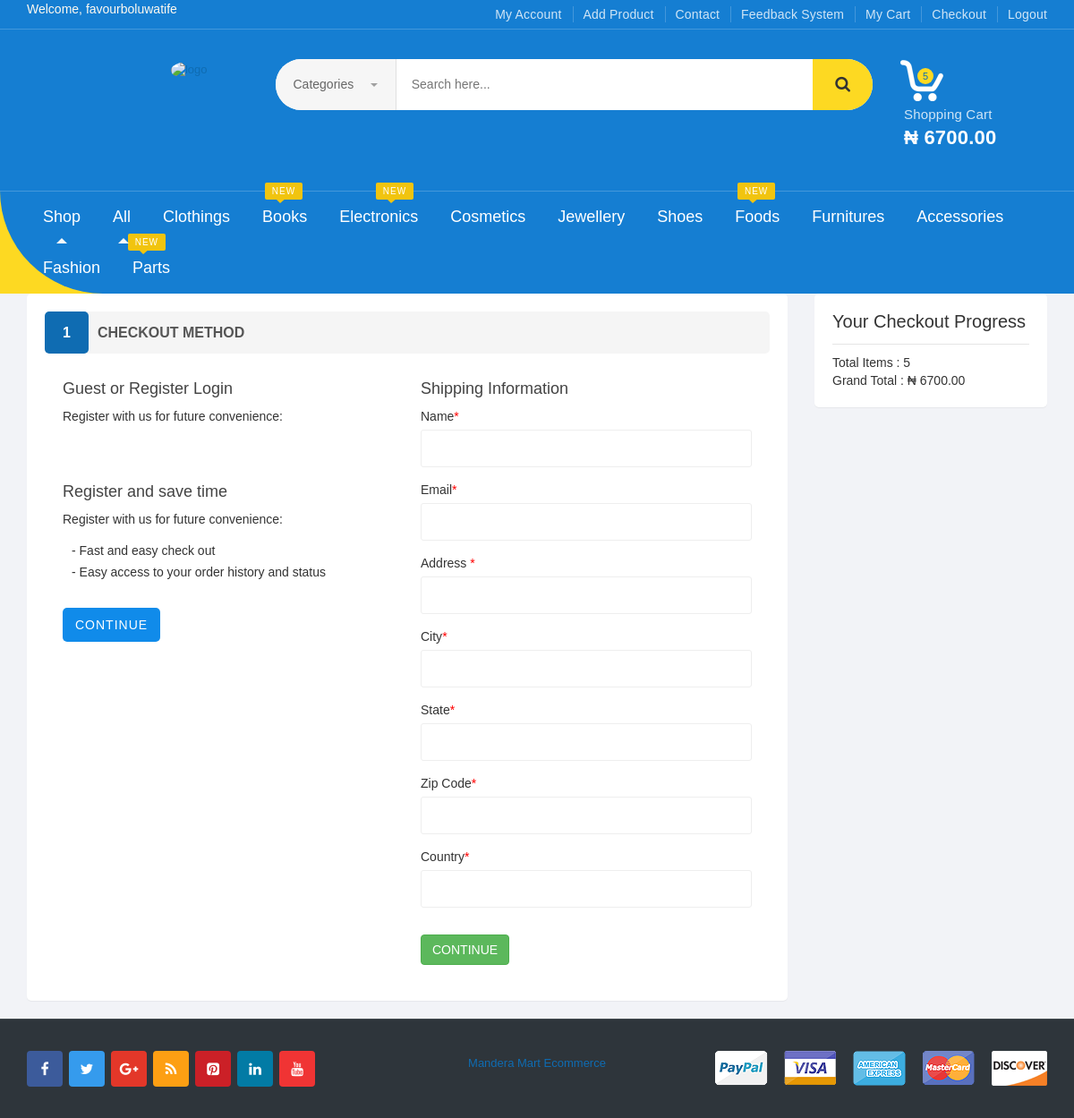
Before: /checkout/ (signed in) with the older database file.
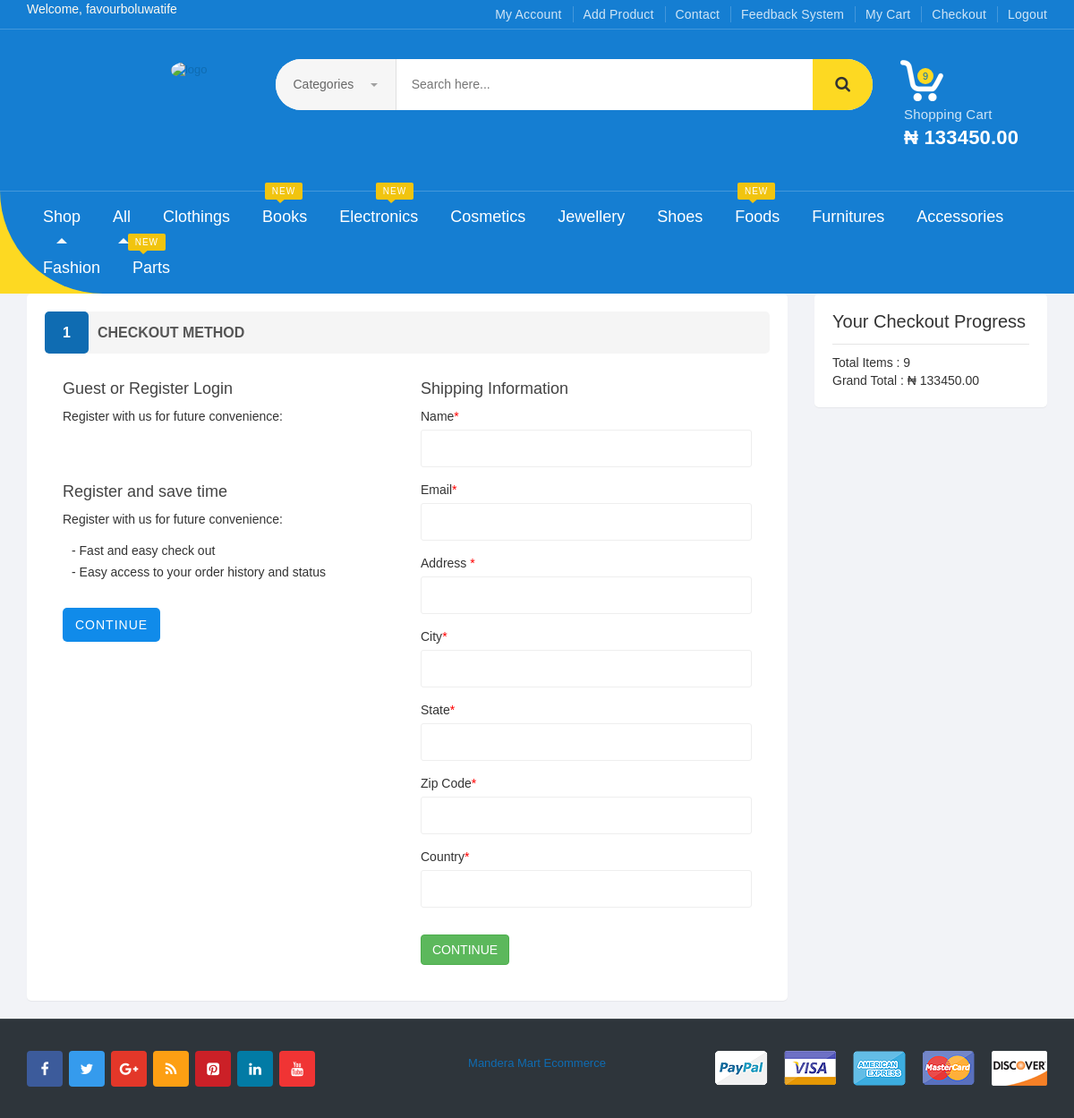
After: the same page with the newer database file.
### store/models.py (models this page shows, shortened)
class Order(models.Model):
	customer = models.ForeignKey(Customer, on_delete=models.SET_NULL, null=True, blank=True)
	date_ordered = models.DateTimeField(auto_now_add=True)
	complete = models.BooleanField(default=False)
	transaction_id = models.CharField(max_length=100, null=True)
	@property
	def shipping(self):
		shipping = False
		orderitems = self.orderitem_set.all()
		for i in orderitems:
			if i.product.digital == False:
				shipping = True
		return shipping
	@property
	def get_cart_total(self):
		orderitems = self.orderitem_set.all()
		total = sum([item.get_total for item in orderitems])
		return total
	@property
	def get_cart_items(self):
		orderitems = self.orderitem_set.all()
		total = sum([item.quantity for item in orderitems])
		return total

class OrderItem(models.Model):
	product = models.ForeignKey(Product, on_delete=models.SET_NULL, null=True)
	order = models.ForeignKey(Order, on_delete=models.SET_NULL, null=True)
	quantity = models.IntegerField(default=0, null=True, blank=True)
	date_added = models.DateTimeField(auto_now_add=True)
	@property
	def get_total(self):
		total = self.product.price * self.quantity
		return total

class Product(models.Model):
	CATEGORY_CHOICES = (
		("Clothes", "Clothes"),
		("Shoes", "Shoes"),
		("Jewelry", "Jewelry"),
		("Cosmetics", "Cosmetics"),
		("Foods", "Foods"),
		("Furnitures", "Furnitures"),
		("Equiptments", "Equiptments"),
		("Books", "Books"),
		("Accessories", "Accessories"),
		("Electronics", "Electronics"),
		("Fashion", "Fashion"),
		("Parts", "Parts"),
	)
	name = models.CharField(max_length=200)
	category = models.CharField(choices=CATEGORY_CHOICES, max_length=20, null=True, blank=True)
	price = models.DecimalField(max_digits=8, decimal_places=2)
	digital = models.BooleanField(default=False,null=True, blank=True)
	description = models.TextField(null=True, blank=True)
	image = models.ImageField(upload_to='products/', default="")

### store/views.py (the view)
# urls.py: path("checkout/", views.checkout, name="checkout"),
@login_required(login_url='loginPage')
def checkout(request):
    data = cartData(request)
    cartItems = data['cartItems']
    order = data['order']
    items = data['items']
    context = {'items' : items, 'order' : order, 'cartItems' : cartItems}
    return  render(request, 'store/checkout3.html', context)

### store/utils.py (called while the page is built)
def cartData(request):
    if request.user.is_authenticated:
        customer = request.user.customer
        order, created = Order.objects.get_or_create(customer=customer, complete=False)
        items = order.orderitem_set.all()
        cartItems = order.get_cart_items
    else:
        cookieData = cookieCart(request)
        cartItems = cookieData['cartItems']
        order = cookieData['order']
        items = cookieData['items']
    return {'cartItems' : cartItems, 'order' : order, 'items' : items}

### store/templates/store/checkout3.html (shortened to what the changed rows need)
{% extends 'store/main2.html' %}
{% block content %}
<div class="body-content">
	<div class="container">
		<div class="checkout-box ">
			<div class="row">
				<div class="col-xs-12 col-sm-3 col-md-3 sidebar">
<div class="checkout-progress-sidebar ">
	<div class="panel-group">
		<div class="panel panel-default">
		    <div class="">
				<ul class="nav nav-checkout-progress list-unstyled">
					<li>Total Items : {{order.get_cart_items}} </li>
					<li>Grand Total : &#8358 {{order.get_cart_total}}</li>
				</ul>
			</div>
		</div>
	</div>
</div> 		</div>
			</div>
		</div>
</div>
</div>
{% endblock content %}

### store/templates/store/main2.html (shortened to what the changed rows need)
<!DOCTYPE html>
<html lang="en">
{% load static %}
<head>
<link rel="stylesheet" href="{% static 'css/bootstrap.min.css' %}">
<link rel="stylesheet" href="{% static 'css/main.css' %}">
<link rel="stylesheet" href="{% static 'css/blue.css' %}">
<link rel="stylesheet" href="{% static 'css/owl.carousel.css' %}">
<link rel="stylesheet" href="{% static 'css/owl.transitions.css' %}">
<link rel="stylesheet" href="{% static 'css/animate.min.css' %}">
<link rel="stylesheet" href="{% static 'css/rateit.css' %}">
<link rel="stylesheet" href="{% static 'css/bootstrap-select.min.css' %}">
<link rel="stylesheet" href="{% static 'css/font-awesome.css' %}">
</head>
<body class="cnt-home">
<header class="header-style-1">
  <div class="main-header">
    <div class="container">
      <div class="row">
        <div class="col-lg-2 col-md-3 col-sm-4 col-xs-12 animate-dropdown top-cart-row">
          <div class="dropdown dropdown-cart"> <a href="#" class="dropdown-toggle lnk-cart" data-toggle="dropdown">
            <div class="items-cart-inner">
              <div class="basket">
              <div class="basket-item-count"><span class="count">{{cartItems}}</span></div>
              <div class="total-price-basket"> <span class="lbl">Shopping Cart</span> <span class="value">&#8358 {{order.get_cart_total}}</span> </div>
              </div>
            </div>
            </a>
          </div>
           </div>
      </div>
    </div>
  </div>
</header>
{% block content %}
{% endblock content %}
</body>
</html>

Changed rows visible on the page:
changed through a linked row, Order: get_cart_total "6700.00" → "133450.00"; get_cart_items "5" → "9"
Other visible differences:
{{ cartItems }}: "5" → "9"
